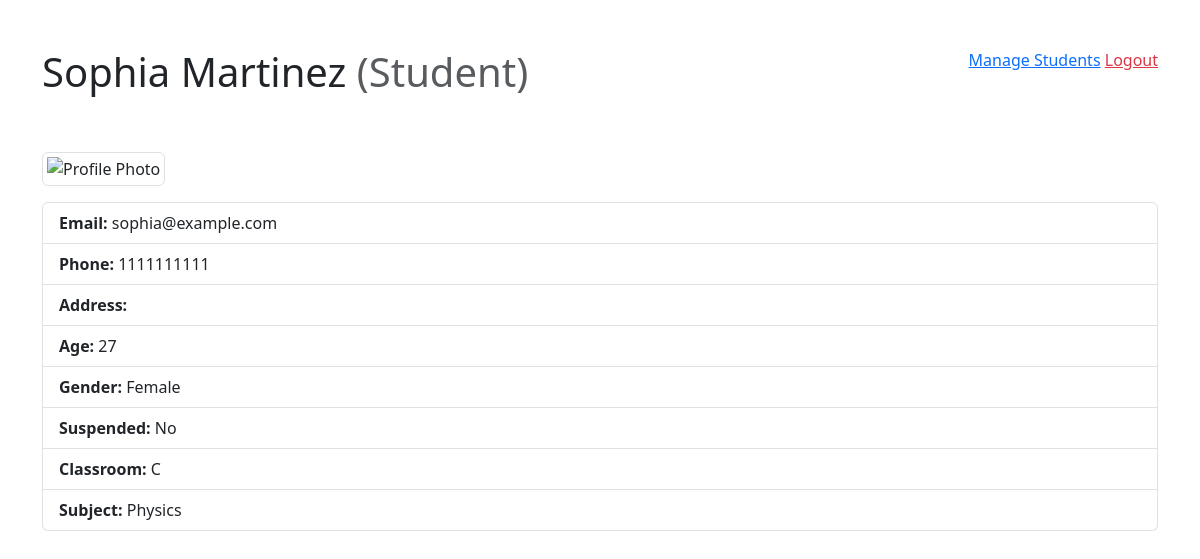
Screenshot of /project/profile.php?id=7 (signed in) with the database file from the repository.
### tables this page shows
CREATE TABLE `users` (
  `id` int(10) NOT NULL,
  `name` varchar(255) NOT NULL,
  `age` int(10) UNSIGNED DEFAULT NULL,
  `photo` text DEFAULT NULL,
  `gender` enum('Male','Female','Others') NOT NULL,
  `address` text DEFAULT NULL,
  `class_id` int(11) DEFAULT NULL,
  `subject_id` int(11) DEFAULT NULL,
  `role_id` int(11) NOT NULL DEFAULT 1,
  `email` varchar(255) NOT NULL,
  `phone` varchar(255) NOT NULL,
  `password` varchar(255) NOT NULL,
  `suspended` int(11) DEFAULT 0,
  `created_at` datetime DEFAULT NULL,
  `updated_at` datetime DEFAULT NULL
);

CREATE TABLE `roles` (
  `id` int(11) NOT NULL,
  `name` varchar(255) NOT NULL,
  `value` int(11) NOT NULL
);

CREATE TABLE `classes` (
  `id` int(11) NOT NULL,
  `name` varchar(255) NOT NULL,
  `value` int(11) NOT NULL
);

CREATE TABLE `subjects` (
  `id` int(11) NOT NULL,
  `name` varchar(255) NOT NULL,
  `value` int(11) NOT NULL
);

### project/_classes/Libs/Database/MySQL.php (called while the page is built, shortened)
<?php
class MySQL
{
    private $dbhost;
    private $dbuser;
    private $dbname;
    private $dbpass;
    public function __construct(
        $dbhost = "localhost",
        $dbuser = "root",
        $dbname = "project",
        $dbpass = "",
    ) {
        $this->dbhost = $dbhost;
        $this->dbuser = $dbuser;
        $this->dbname = $dbname;
        $this->dbpass = $dbpass;
    }
    public function connect()
    {
        try {
            $this->db = new PDO(
                "mysql:host=$this->dbhost;dbname=$this->dbname",
                $this->dbuser,
                $this->dbpass,
                [
                    PDO::ATTR_ERRMODE => PDO::ERRMODE_EXCEPTION,
                    PDO::ATTR_DEFAULT_FETCH_MODE => PDO::FETCH_OBJ,
                ]
            );
            return $this->db;
        } catch (PDOException $e) {
            return $e->getMessage();
        }
    }
}

### project/_classes/Libs/Database/UsersTable.php (called while the page is built, shortened)
<?php
class UsersTable
{
    private $db = null;
    public function __construct(MySQL $db)
    {
        $this->db = $db->connect();
    }
    public function userProfile($id)
    {
        $statement = $this->db->prepare("
                                        SELECT users.*, roles.name AS role, roles.value, classes.name AS class, subjects.name AS subject
                                        FROM users
                                        LEFT JOIN roles ON users.role_id = roles.id
                                        LEFT JOIN classes ON users.class_id = classes.id
                                        LEFT JOIN subjects ON users.subject_id = subjects.id
                                        WHERE users.id = :id
                                        ");
        $statement->execute(['id' => $id]);
        $row = $statement->fetch();
        return $row ?? false;
    }
}

### project/_classes/Helpers/Auth.php (called while the page is built, shortened)
<?php
class Auth
{
    static $loginUrl = '/index.php';
    static function check()
    {
        if (isset($_SESSION['user'])) {
            return $_SESSION['user'];
        } else {
            HTTP::redirect(static::$loginUrl);
        }
    }
}

### project/profile.php (the view, shortened to what this page needs)
<?php
$auth = Auth::check();
$userId = isset($_REQUEST["id"]) ? $_REQUEST["id"] : "";
$table = new UsersTable(new MySQL());
$user = $userId ? $table->userProfile($userId) : null;
$renderUser = $userId ? $user : $auth;
?>
<!DOCTYPE html>
<html lang="en">
<head>
    <link rel="stylesheet" href="css/bootstrap.min.css">
</head>
<body>
    <div class="container pb-4">
        <div class=" d-flex justify-content-between">
            <div class="mt-5 mb-5">
                <h1 class="">
                    <?= $renderUser->name ?>
                    <span class="fw-normal text-muted">
                        (<?= $renderUser->role ?>)
                    </span>
                </h1>
            </div>
            <div class="mt-5 mb-5">
                <?php if ($auth->value > '1') : ?>
                    <a href="admin.php">Manage Students</a>
                <?php endif ?>
                <a href="_actions/logout.php" class="text-danger">Logout</a>
            </div>
        </div>
        <?php if ($renderUser->photo || $renderUser->photo === null) : ?>
            <?php if (strpos($renderUser->photo, 'https://') === 0) : ?>
                <img class="img-thumbnail mb-3" src="<?= $renderUser->photo ?>" alt="Profile Photo" width="200">
            <?php else : ?>
                <img class="img-thumbnail mb-3" src="_actions/photos/<?= $renderUser->photo ?>" alt="Profile Photo" width="200">
            <?php endif ?>
        <?php endif ?>
        <ul class="list-group">
            <li class="list-group-item">
                <b>Email:</b> <?= $renderUser->email ?>
            </li>
            <li class="list-group-item">
                <b>Phone:</b> <?= $renderUser->phone ?>
            </li>
            <li class="list-group-item">
                <b>Address:</b> <?= $renderUser->address ?>
            </li>
            <li class="list-group-item">
                <b>Age:</b> <?= $renderUser->age ?>
            </li>
            <li class="list-group-item">
                <b>Gender:</b> <?= $renderUser->gender ?>
            </li>
            <li class="list-group-item">
                <b>Suspended:</b> <?= $renderUser->suspended ? "Yes" : "No" ?>
            </li>
            <?php if ($renderUser->value <= 1) : ?>
                <li class="list-group-item">
                    <b>Classroom:</b> <?= $renderUser->class ?>
                </li>
                <li class="list-group-item">
                    <b>Subject:</b> <?= $renderUser->subject ?>
                </li>
            <?php endif ?>
        </ul>
        <br>
    </div>
</body>
</html>

### rows the page displays
users: name "Sophia Martinez", role.name "Student", email "sophia@example.com", phone "1111111111", age "27", gender "Female", class.name "C", subject.name "Physics"
